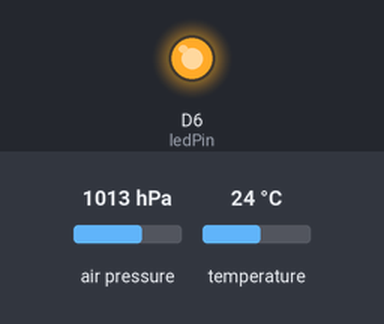
The sketch below on a simulated ESP8266 (NodeMCU). Parts: output pins drawn as LEDs (lit = HIGH). The inputs (shaded band) are chosen by the test bench; at power-on: air pressure 1013 hPa, temperature 24 °C. WiFi joins after 1.5 s; servers stay silent unless stated; uploads are accepted with an empty reply; the local clock reads 2024-03-15 10:24:30 at power-on unless the sketch sets it; what the sketch prints to the serial monitor is not drawn. At 14.3 s the program puts the board to deep sleep or switches it off; the recording ends there.

Above: at 0.1 s.
At 3.2 s:
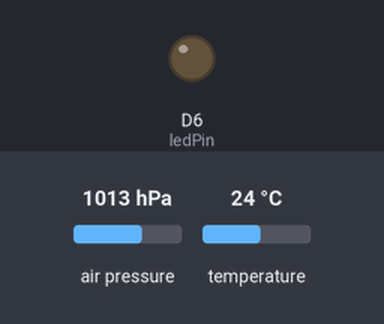
Timing chart, 0 to 10.8 s (numbered marks = the images above):
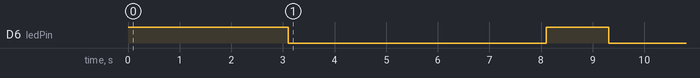

Measured:
- by itself, D6 (ledPin): HIGH → LOW at 3.1 s, → HIGH 5.0 s later, → LOW 1.2 s later

The sketch:

TinyWebDB-WeatherStation.ino
```cpp
// (licence header left out)
#include <ArduinoJson.h>
#include <Arduino.h>
#include <time.h>
#define JST     3600*9

#include <Adafruit_BMP280.h>
#define BMP_SCK 13
#define BMP_MISO 12
#define BMP_MOSI 11
#define BMP_CS 10

Adafruit_BMP280 bmp; // I2C
//Adafruit_BMP280 bmp(BMP_CS); // hardware SPI
//Adafruit_BMP280 bmp(BMP_CS, BMP_MOSI, BMP_MISO,  BMP_SCK);

#include <ESP8266WiFi.h>
#include <ESP8266HTTPClient.h>

#define USE_SERIAL Serial
#define ledPin D6
//#define ledPin BUILTIN_LED
#define VER    "3.0.0"

WiFiClient client;

const char* resource = "http://sensor.db.uc4.net/";           // http resource
const unsigned long BAUD_RATE = 9600;      // serial connection speed
const unsigned long HTTP_TIMEOUT = 10000;  // max respone time from server
const size_t MAX_CONTENT_SIZE = 512;       // max size of the HTTP response

#include "WiFiManager.h"          //https://github.com/tzapu/WiFiManager

void configModeCallback (WiFiManager *myWiFiManager) {
  USE_SERIAL.println("Entered config mode");
  USE_SERIAL.println(WiFi.softAPIP());
  //if you used auto generated SSID, print it
  USE_SERIAL.println(myWiFiManager->getConfigPortalSSID());
}

HTTPClient http;

void setup() {
    pinMode(ledPin, OUTPUT);
    digitalWrite(ledPin, HIGH);

    USE_SERIAL.begin(BAUD_RATE);
   // USE_SERIAL.setDebugOutput(true);

    USE_SERIAL.println();
    USE_SERIAL.println();
    USE_SERIAL.println();

    USE_SERIAL.println("wifiManager autoConnect...");

    //WiFiManager
    //Local intialization. Once its business is done, there is no need to keep it around
    WiFiManager wifiManager;
    //reset settings - for testing
    //wifiManager.resetSettings();

    //set callback that gets called when connecting to previous WiFi fails, and enters Access Point mode
    wifiManager.setAPCallback(configModeCallback);

    //fetches ssid and pass and tries to connect
    //if it does not connect it starts an access point with the specified name
    //here  "AutoConnectAP"
    //and goes into a blocking loop awaiting configuration
    if(!wifiManager.autoConnect()) {
      Serial.println("failed to connect and hit timeout");
      //reset and try again, or maybe put it to deep sleep
      // ESP.reset();
      ESP.deepSleep(30 * 1000 * 1000 , WAKE_RF_DEFAULT);
      delay(1000);
    }

    //if you get here you have connected to the WiFi
    Serial.println("connected...yeey :)");
    configTime( JST, 0, "ntp.nict.jp", "ntp.jst.mfeed.ad.jp");
    digitalWrite(ledPin, LOW);

    if (!bmp.begin(0x76))
    {
      USE_SERIAL.println("Could not find BMP280");
      while (1) {}
    }

    while (1500000000 > time(nullptr)) {
      delay(10);   // waiting time settle
    };
}


void loop() {
    char  tag[32];

    USE_SERIAL.printf("ESP8266 Chip id = %08X\n", ESP.getChipId());
    sprintf(tag, "weather-%06x", ESP.getChipId());
    digitalWrite(ledPin, HIGH);
    sensor_TinyWebDB(tag);
    digitalWrite(ledPin, LOW);

    sprintf(tag, "led-%06x", ESP.getChipId());
    delay(5000);
    digitalWrite(ledPin, HIGH);
    get_TinyWebDB(tag);
    digitalWrite(ledPin, LOW);
    delay(5000);

    //DEEP SLEEPモード突入命令
    Serial.println("DEEP SLEEP START!!");

    //1:μ秒での復帰までのタイマー時間設定  2:復帰するきっかけの設定（モード設定）
    ESP.deepSleep(300 * 1000 * 1000 , WAKE_RF_DEFAULT);

    //deepsleepモード移行までのダミー命令
    delay(1000);

    //実際にはこの行は実行されない
    Serial.println("DEEP SLEEPing....");

}

void sensor_TinyWebDB(const char* tag) {
    int httpCode;
    char  value[256];
    char buff[24];

    // read values from the sensor
    float pressure = bmp.readPressure() / 100;
    float temperature = bmp.readTemperature();

    const size_t bufferSize = JSON_ARRAY_SIZE(4) + JSON_OBJECT_SIZE(7);
    DynamicJsonBuffer jsonBuffer(bufferSize);

    JsonObject& root = jsonBuffer.createObject();
    root["Ver"] = VER;
    root["sensor"] = "bmp280";
    root["localIP"] = WiFi.localIP().toString();
    root["temperature"] = String(temperature);
    root["pressure_hpa"] = String(pressure);
    root["battery_Vcc"] = String(analogRead(A0) * (4.2 / 1023.0));

    time_t now = time(nullptr);
    root["localTime"] = String(now);

    root.printTo(value);
    USE_SERIAL.printf("[TinyWebDB] %s\n", value);
    httpCode = TinyWebDBStoreValue(tag, value);

    // httpCode will be negative on error
    if(httpCode > 0) {
        // HTTP header has been send and Server response header has been handled
        USE_SERIAL.printf("[HTTP] POST... code: %d\n", httpCode);

        if(httpCode == HTTP_CODE_OK) {
            TinyWebDBValueStored();
        }
    } else {
        USE_SERIAL.printf("[HTTP] POST... failed, error: %s\n", http.errorToString(httpCode).c_str());
        TinyWebDBWebServiceError(http.errorToString(httpCode).c_str());
    }

    http.end();

    delay(1000);
}

void get_TinyWebDB(const char* tag) {
    int httpCode;
    char  tag2[32];
    char  value[128];

    httpCode = TinyWebDBGetValue(tag);

    // httpCode will be negative on error
    if(httpCode > 0) {
        // HTTP header has been send and Server response header has been handled
        USE_SERIAL.printf("[HTTP] GET... code: %d\n", httpCode);

        if(httpCode == HTTP_CODE_OK) {
            String payload = http.getString();
            USE_SERIAL.println(payload);
            const char * msg = payload.c_str();
            if (TinyWebDBreadReponseContent(tag2, value, msg)){
                TinyWebDBGotValue(tag2, value);
            }
        }
    } else {
        USE_SERIAL.printf("[HTTP] GET... failed, error: %s\n", http.errorToString(httpCode).c_str());
        TinyWebDBWebServiceError(http.errorToString(httpCode).c_str());
    }

    http.end();

    delay(1000);
}

int TinyWebDBWebServiceError(const char* message)
{
}

// ----------------------------------------------------------------------------------------
// Wp TinyWebDB API
// Action        URL                      Post Parameters  Response
// Get Value     {ServiceURL}/getvalue    tag              JSON: ["VALUE","{tag}", {value}]
// ----------------------------------------------------------------------------------------
int TinyWebDBGetValue(const char* tag)
{
    char url[64];

    sprintf(url, "%s%s?tag=%s", resource, "getvalue", tag);

    USE_SERIAL.printf("[HTTP] %s\n", url);
    // configure targed server and url
    http.begin(url);

    USE_SERIAL.print("[HTTP] GET...\n");
    // start connection and send HTTP header
    int httpCode = http.GET();

    return httpCode;
}

int TinyWebDBGotValue(const char* tag, const char* value)
{
    USE_SERIAL.printf("[TinyWebDB] %s\n", tag);
    USE_SERIAL.printf("[TinyWebDB] %s\n", value);

    String s = value;
    if(s.compareTo("on")) digitalWrite(ledPin, HIGH);
    else  digitalWrite(ledPin, LOW);
    USE_SERIAL.printf("GET %s:%s\n", tag, value);

    return 0;
}

// ----------------------------------------------------------------------------------------
// Wp TinyWebDB API
// Action        URL                      Post Parameters  Response
// Store A Value {ServiceURL}/storeavalue tag,value        JSON: ["STORED", "{tag}", {value}]
// ----------------------------------------------------------------------------------------
int TinyWebDBStoreValue(const char* tag, const char* value)
{
    char url[64];

    sprintf(url, "%s%s", resource, "storeavalue");
    USE_SERIAL.printf("[HTTP] %s\n", url);

    // POST パラメータ作る
    char params[256];
    sprintf(params, "tag=%s&value=%s", tag, value);
    USE_SERIAL.printf("[HTTP] POST %s\n", params);

    // configure targed server and url
    http.begin(url);

    // start connection and send HTTP header
    http.addHeader("Content-Type", "application/x-www-form-urlencoded");
    int httpCode = http.POST(params);
    String payload = http.getString();                  //Get the response payload
    Serial.println(payload);    //Print request response payload

    http.end();
    return httpCode;
}

int TinyWebDBValueStored()
{

    return 0;
}


// Parse the JSON from the input string and extract the interesting values
// Here is the JSON we need to parse
// [
//   "VALUE",
//   "LED1",
//   "on",
// ]
bool TinyWebDBreadReponseContent(char* tag, char* value, const char* payload) {
  // Compute optimal size of the JSON buffer according to what we need to parse.
  // See https://bblanchon.github.io/ArduinoJson/assistant/
  const size_t BUFFER_SIZE =
      JSON_OBJECT_SIZE(3)    // the root object has 3 elements
      + MAX_CONTENT_SIZE;    // additional space for strings

  // Allocate a temporary memory pool
  DynamicJsonBuffer jsonBuffer(BUFFER_SIZE);

  // JsonObject& root = jsonBuffer.parseObject(payload);
  JsonArray& root = jsonBuffer.parseArray(payload);
  JsonArray& root_ = root;

  if (!root.success()) {
    Serial.println("JSON parsing failed!");
    return false;
  }

  // Here were copy the strings we're interested in
  strcpy(tag, root_[1]);   // "led1"
  strcpy(value, root_[2]); // "on"

  return true;
}


// Pause for a 1 minute
void wait() {
  Serial.println("Wait 60 seconds");
  delay(60000);
}
```
